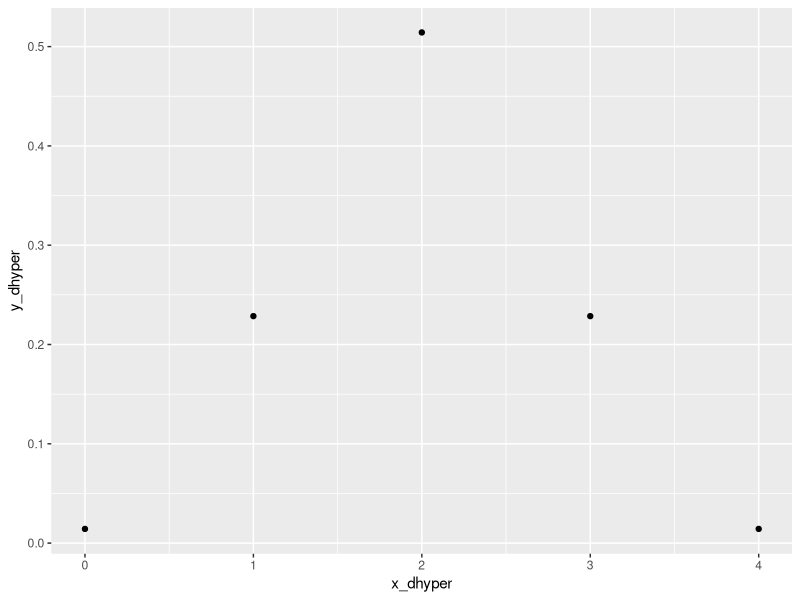
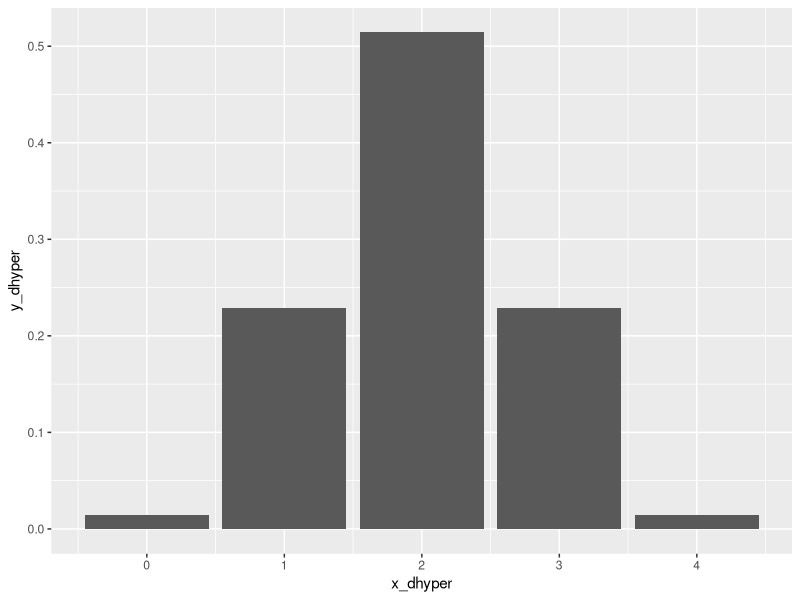
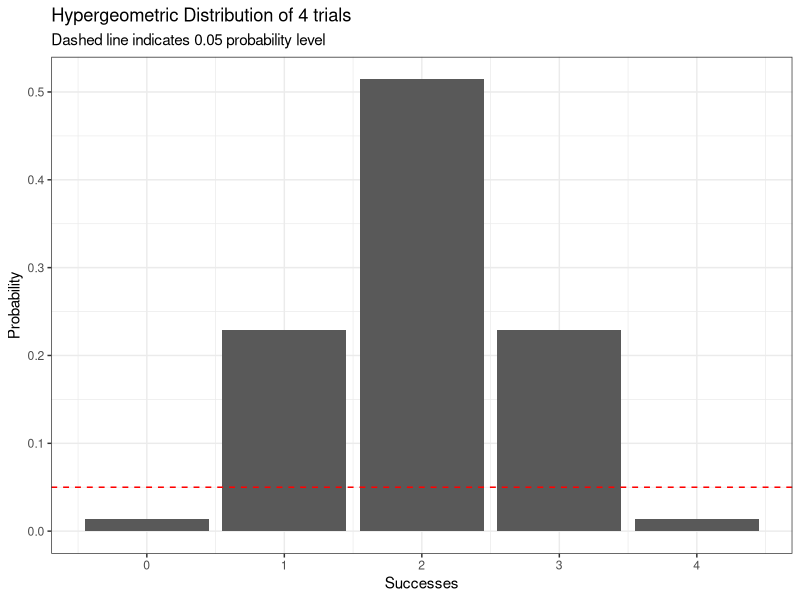
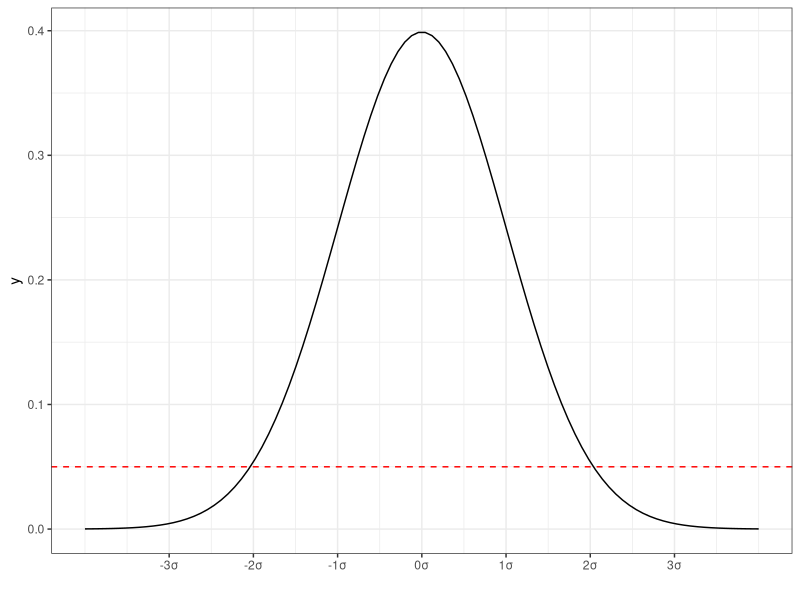
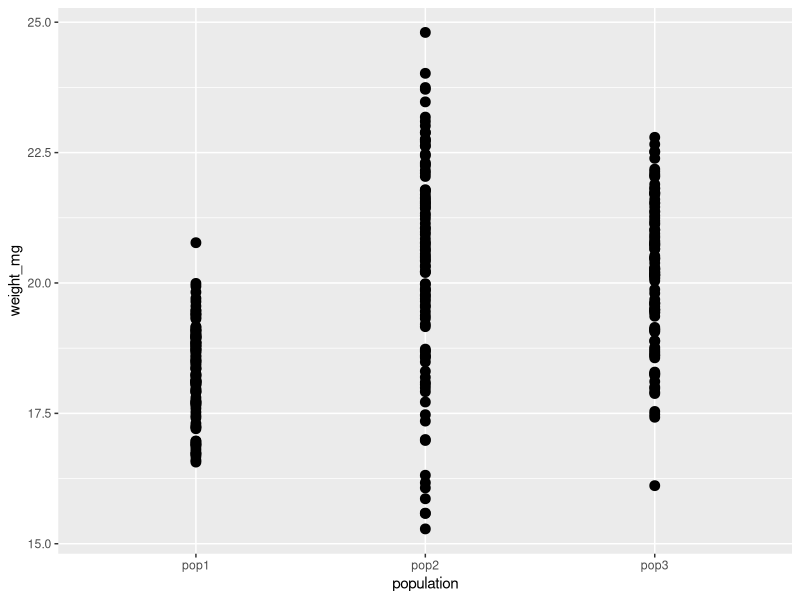
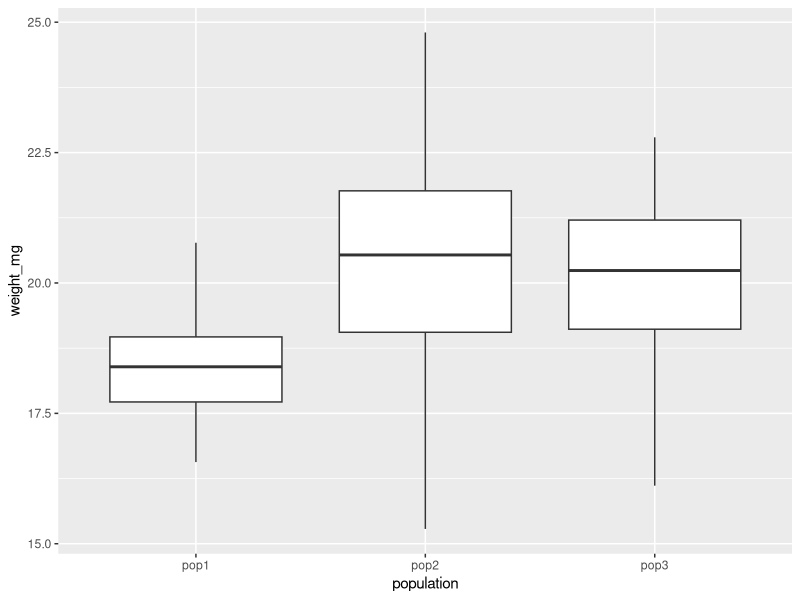

Generate these figures, in order, with R: (Note: this script raises an error after producing the figures.)
## ---- chunk 1
if (!require('tidyverse')) install.packages('tidyverse')
if (!require('ggplot2')) install.packages('ggplot2')
if (!require('pwr')) install.packages('pwr')
if (!require('car')) install.packages('car')
if (!require('ggpubr')) install.packages('ggpubr')

library(tidyverse)
library(ggplot2)
library(pwr)
library(car)
library(MASS)
library(lmtest)
library(tseries)
library(ggfortify)
library(ggpubr)

setwd(dirname(rstudioapi::getActiveDocumentContext()$path))
getwd()

knitr::opts_chunk$set(echo = TRUE)
## ---- chunk 2

# Create vector of 0-4 sucesses
x_dhyper <- seq(0, 4, by = 1)

# Apply dhyper function
# m = number of "successes" (milk-first)
# n = number of "failures" (tea-first)
# k = number of "draws" (choice of teacups prepared milk-first)

y_dhyper <- dhyper(x_dhyper, m = 4, n = 4, k = 4)   

# Make a dataframe
hg_df <- tibble(x_dhyper,y_dhyper)
hg_df

## Plot dhyper values

# basic plot
hypergeometric <- hg_df |>
  ggplot(aes(x = x_dhyper, y = y_dhyper)
         ) +
           geom_point()
hypergeometric

# barplot
hypergeometric <- hg_df |>
  ggplot(aes(x = x_dhyper, y = y_dhyper)
  ) +
  geom_bar(stat = "identity")
hypergeometric

#better barplot
hypergeometric <- hg_df |>
  ggplot(aes(x = x_dhyper, y = y_dhyper)
  ) +
  geom_bar(stat = "identity") +
  geom_hline(yintercept = 0.05, linetype = "dashed", color = "red") +
  labs(
    title = "Hypergeometric Distribution of 4 trials",
    subtitle = "Dashed line indicates 0.05 probability level"
  ) +
  xlab("Successes") +
  ylab("Probability") +
  theme_bw()
hypergeometric
## ---- chunk 3
#Create a sequence of 100 equally spaced numbers between -4 and 4
x <- seq(-4, 4, length=100)

#create a vector of values that shows the height of the probability distribution
#for each value in x
y <- dnorm(x, mean = 0, sd = 1)

#plot x and y

norm_df <- tibble(x,y)

norm_dist <- norm_df |>
  ggplot(
    aes(x=x, y=y)
  ) +
  geom_line() +
  geom_hline(yintercept = 0.05, linetype = "dashed", color = "red") +
  scale_x_continuous(name = "",
                     breaks = c(-3, -2, -1, 0, 1, 2, 3), 
                     labels = paste0(seq(-3,3,1), "\u03c3")
                     ) +
  theme_bw()
norm_dist

#generate a tibble of normally distributed tick weights (2 populations)
pop1=rnorm(100,18.2,1)
pop2=rnorm(100,20.2,2)
pop3=rnorm(100,20.4,1.5)

tickwts <- cbind(pop1,pop2,pop3)
View(tickwts)
tickwts <- as_tibble(tickwts)

#tickwts isn't tidy
tickwts <- as_tibble(tickwts) %>% 
  pivot_longer(
    everything(),
    names_to = "population",
    values_to = "weight_mg"
  ) %>%
  mutate(pop.f = as.factor(population)) %>%
  mutate(pop.f=case_match(pop.f, "pop1" ~ "1", "pop2" ~ "2", "pop3" ~ "3")) %>%
  mutate(pop.f=as.numeric(pop.f)) %>%
  arrange(population)

pop.f <- as.factor(tickwts$population)
case_match(pop.f, "pop1" ~ "1", "pop2" ~ "2", "pop3" ~ "3")

####make scatterplot, boxplot####
plot2 <- tickwts %>% 
  #filter(population=="pop1" | population =="pop2") %>%
  ggplot(aes(x=population,
             y=weight_mg)) +
  geom_point(size = 3) 
plot2

plot3 <- tickwts %>% 
  ggplot(aes(x=population,
             y=weight_mg)) +
  geom_boxplot()
plot3

####T-test and T-statistic for pop1,pop2####

#adding in saving function

sink(file = "../output/ttest.txt")
ttest <- t.test(pop1,pop3)
ttest
tstat <- ttest$statistic
tstat
sink(file = NULL)

####power calculation####
pwr.t.test(100000,0.1,0.05)

####t-distribution graphic####
#base R way
plot(function(x) dt(x, df = 198), -4, 4, ylim = c(0, 0.7),
     main = "t-distribution", yaxs = "i", xlab= "stdev")
abline(v=1, col="darkgreen")
abline(v=-1, col="darkgreen")
abline(v=-2, col="green")
abline(v=2,col="green", )
       abline(v=tstat, col="red",lty = 4)

       
#tidyverse way
       
#adding in .pdf generation

pdf(file = "../output/tdist.pdf", width = 6, height = 4)
x <- seq(-4, 4, length=100)     
y <-  dt(x, df = 198)      

stdt <- tibble(x,y)

stdtplot <- stdt |> ggplot(aes(x = x, y = y)) +
  geom_line() +
  geom_vline(xintercept = 1, color = "darkblue")+
  geom_vline(xintercept = -1, color = "darkblue")+
  geom_vline(xintercept = 2, color = "lightblue")+
  geom_vline(xintercept = -2, color = "lightblue")+
  geom_vline(xintercept = tstat, color = "orange") +
   theme_bw()
stdtplot
dev.off()

pdf(file = "../output/comboplot.pdf", width = 8, height = 4)
ggarrange(norm_dist, stdtplot)
dev.off()
